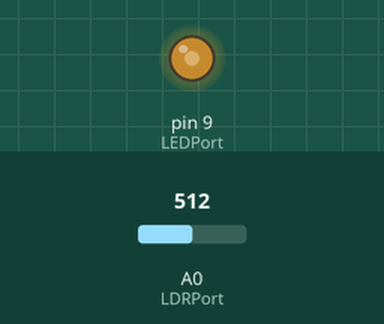
The sketch below on a simulated Arduino Uno, built with avr-gcc and run on an emulated ATmega328P. Shown: output pins drawn as LEDs (lit = HIGH). Inputs (shaded band) come from the test bench; at power-on: A0 (LDRPort) = 512.

Above: at 1.2 s.
1.3 s: A0 (LDRPort) set to 306
At 2.3 s:
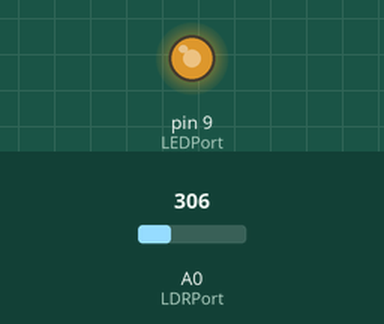
2.8 s: A0 (LDRPort) set to 122
At 3.6 s:
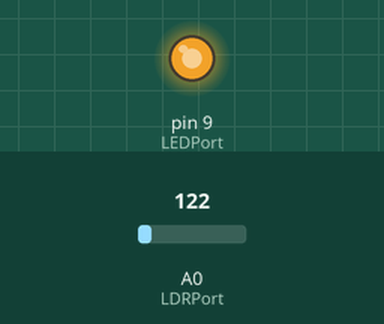
4.3 s: A0 (LDRPort) set to 900
At 4.8 s:
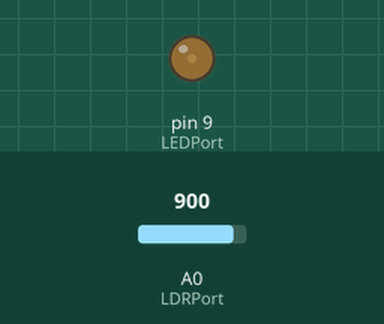
5.8 s: A0 (LDRPort) set to 1023
At 7.0 s:
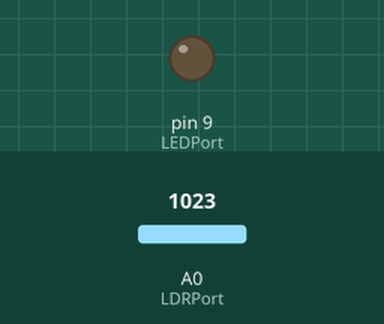
7.3 s: A0 (LDRPort) set to 511
At 8.5 s:
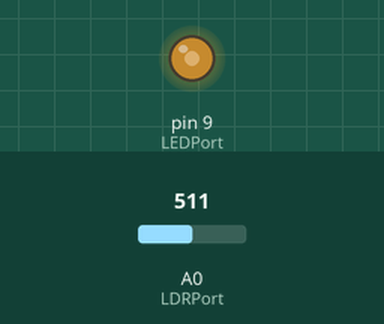
Timing chart, 0 to 9.8 s (numbered marks = the images above; inputs shaded):
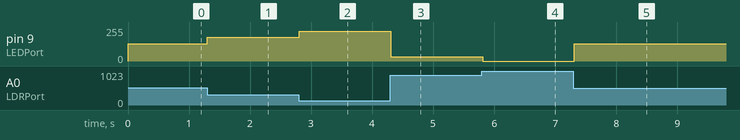

The sketch:

06-PWM_LED.ino
```cpp
int LDRValue = 0;
int LDRPort = A0;
int LEDPort = 9;
void setup()
{
  pinMode(LDRPort, INPUT);
  pinMode(LEDPort, OUTPUT);
}

void loop()
{
  LDRValue = analogRead(LDRPort);
  analogWrite(LEDPort,map(LDRValue, 0, 1023, 255, 0));
  delay(100);
}
```

Measured:
- after the input at 1.3 s, pin 9 (LEDPort): 128/255 → 179/255 at once
- after the input at 2.8 s, pin 9 (LEDPort): 179/255 → 225/255 at once
- after the input at 4.3 s, pin 9 (LEDPort): 225/255 → 31/255 at once
- after the input at 5.8 s, pin 9 (LEDPort): 31/255 → 0/255 at once
- after the input at 7.3 s, pin 9 (LEDPort): 0/255 → 128/255 at once
